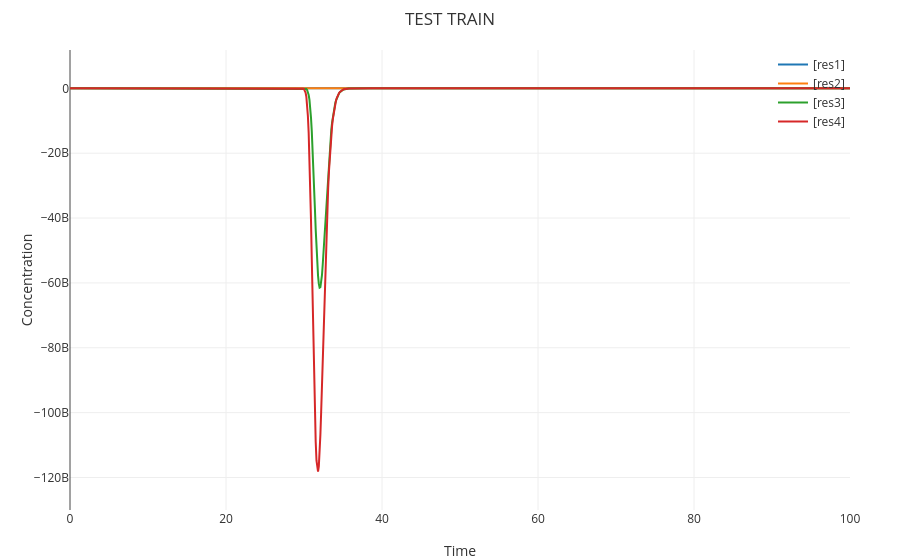

Notebook code for this chart:
### Code cell
%debug off
%title "TEST TRAIN"
%preserve W0P W0N W1P W1N
directive simulation { 
  final=100; 
  plots=[res1;res2;res3;res4];
}
directive simulator deterministic
directive parameters [ k = 0.003; u = 0.1 ]

directive rates [
  res1 = [R0]-[R1];
  res2 = [LOSS1P]-[LOSS1N];
  res3 = [NW0P]-[NW0N];
  res4 = [NW1P]-[NW1N];
]	

| 1 c1
| 1e-6 c2
| 1e-6 c3
| 1e-6 c4
| 1e-6 c5
| 1e-6 c6
| 1e-6 c7
| 1 c8
// -3 20.8
| 0 XP
| 3 XN
| 20.8 YP
| 0 YN
| 0 R0
| 0 R1
| 1 CB
%invoke FOUR_CLOCK(c1,c2,c3,c4,c5,c6,c7,c8,CB):(c1,c2,c3,c4,c5,c6,c7,c8,CB)
%invoke TEST_FUNC(W0P,W0N,W1P,W1N,XP,XN,c1):(R0,R1,CB)

| 0 LOSS1P
| 0 LOSS1N

%invoke LOSSC(R0,R1,YP,YN,c3):(LOSS1P,LOSS1N,c3)

| 0 NW0P
| 0 NW0N
%invoke WEIGHTC0(W0P,W0N,W1P,W1N,XP,XN,YP,YN,LOSS1P,LOSS1N,c5):(NW0P,NW0N,c5)

| 0 NW1P
| 0 NW1N
%invoke WEIGHTC1(W0P,W0N,W1P,W1N,XP,XN,YP,YN,LOSS1P,LOSS1N,c5):(NW1P,NW1N,c5)

### Figure 1 — Plotly figure (JSON) as saved in the notebook; plotly's stock layout.template omitted (floating-point values rounded to 4 significant figures; data arrays with more than 128 entries replaced by an {"elided": "..."} marker saying what was removed)
{"data": [{"line": {"width": 2}, "mode": "lines", "name": "[res1]", "x": {"elided": "1001 float values"}, "y": {"elided": "1001 float values"}}, {"line": {"width": 2}, "mode": "lines", "name": "[res2]", "x": {"elided": "1001 float values"}, "y": {"elided": "1001 float values"}}, {"line": {"width": 2}, "mode": "lines", "name": "[res3]", "x": {"elided": "1001 float values"}, "y": {"elided": "1001 float values"}}, {"line": {"width": 2}, "mode": "lines", "name": "[res4]", "x": {"elided": "1001 float values"}, "y": {"elided": "1001 float values"}}], "layout": {"font": {"color": "#333"}, "hovermode": "x unified", "legend": {"bgcolor": "rgba(0,0,0,0)", "x": 1, "xanchor": "right", "y": 1, "yanchor": "top"}, "margin": {"b": 50, "l": 70, "r": 50, "t": 50}, "paper_bgcolor": "rgba(0,0,0,0)", "plot_bgcolor": "rgba(0,0,0,0)", "title": "TEST TRAIN", "xaxis": {"range": [0, 100], "showgrid": true, "title": "Time"}, "yaxis": {"range": [-130000000000.0, 11820000000.0], "showgrid": true, "title": "Concentration"}}}
